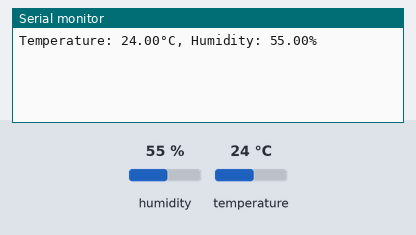
This sketch was run on a simulated Arduino Uno, built with avr-gcc and run on an emulated ATmega328P. Shown: the last lines printed to the serial monitor. Inputs (shaded band) come from the test bench; at power-on: humidity 55 %, temperature 24 °C.

Above: at 3.2 s.
3.3 s: humidity set to 22 %
At 4.8 s:
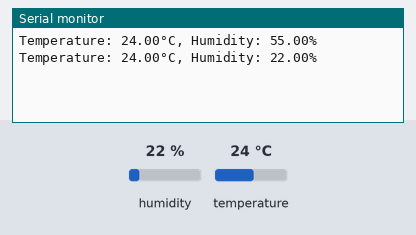
6.0 s: temperature set to 12 °C
At 7.2 s:
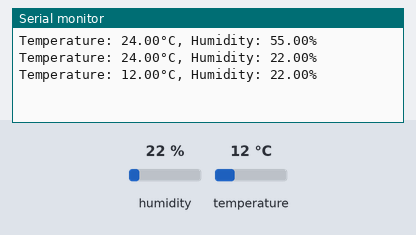
8.7 s: humidity set to 40 %
At 10.8 s:
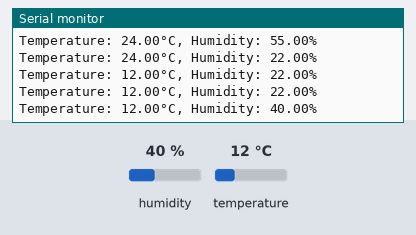
Timing chart, 0 to 12.3 s (numbered marks = the images above; inputs shaded):
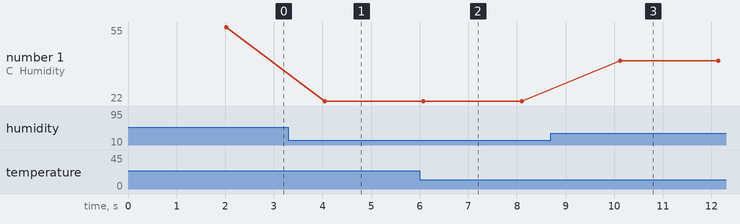

The sketch:

2a.ino
```cpp
#include <DHT.h>
#include <DHT_U.h>
#include "DHT.h"

#define DHTTYPE DHT11
#define dht_dpin 13

DHT dht(dht_dpin, DHTTYPE);

void setup() {
  // put your setup code here, to run once:
  Serial.begin(9600);
  dht.begin();
  delay(2000);
}

void loop() {
  // put your main code here, to run repeatedly:
  float temperature = dht.readTemperature();
  float humidity = dht.readHumidity();

  Serial.print("Temperature: ");
  Serial.print(temperature);
  Serial.print("°C, Humidity: ");
  Serial.print(humidity);
  Serial.println("%");

  delay(2000);
}
```

Measured:
- after the input at 3.3 s, the serial monitor: prints a new line after 0.75 s (image 1)
- after the input at 6.0 s, the serial monitor: prints a new line after 0.07 s (image 2)
- after the input at 8.7 s, the serial monitor: prints a new line after 1.4 s (image 3)
- plotted number 1: 55 → 22 after the input at 3.3 s, 22 → 40 after the input at 8.7 s
